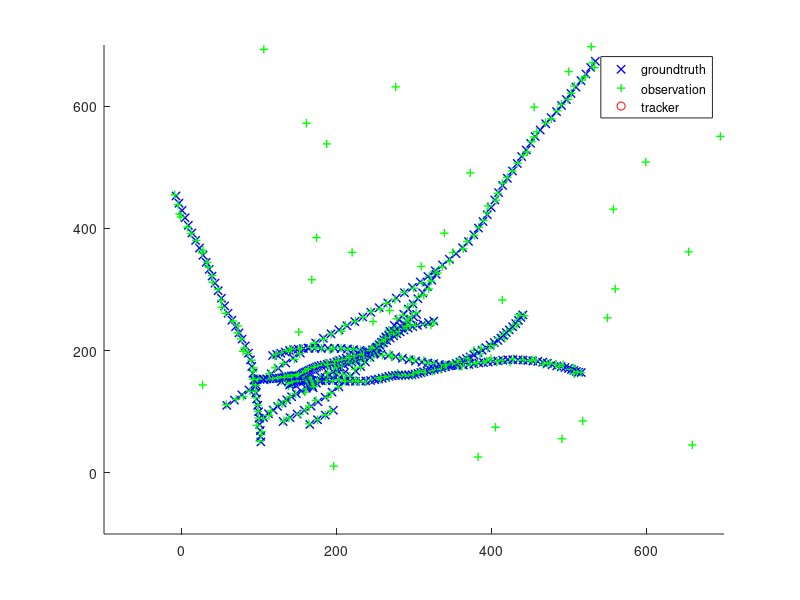

Write MATLAB code to recreate this figure.
% Lab 4  :  Particle Filter (MULTI SESNSOR FUSION AND TRACKING )
% Author :  Wajahat Akhtar, Yu Liu and Omair Khalid

close all;
clear all; 

%% param definition
num_target =10; 
timestep = 60; 
x0 = [200, 10, 200, 10]'; % set range for state vector ([x, x_speed, y, y_speed])
x0_fa = [800, 800]'; % set false alarm x and y range
x_false_alarm_all = []; 

x0_all = []; % initialize all targets' state randomly
for i = 1:num_target
    x0_all = [x0_all, x0 .* rand(4, 1)];
end

sigma_Q = 0.5;
sigma_R = 2;

delta_t = 1;
% motion model (markov kernel)
F = [1, delta_t, 0, 0;
    0, 1, 0, 0;
    0, 0, 1, delta_t;
    0, 0, 0, 1];

q1 = [(delta_t^4) / 4, (delta_t^3) / 2; (delta_t^3) / 2, delta_t^2];
q2 = [0, 0; 0, 0];
% motion uncertainty
Q = sigma_Q^2 * [q1, q2; q2, q1];

% measurement uncertainty
R = sigma_R^2 * [1, 0; 0, 1];

% map state to measurement 
H = [1, 0, 0, 0; 0, 0, 1, 0];
I = diag([1, 1, 1, 1]);

% area of the surveillance region
vol = x0(1) * x0(3);

% adjustable params for non-ideal tracking  
lambda =1; % false alarm level 
Pd = 0.98; % detection rate (% of detecting an object) 
Ps = 0.99; % survival rate (% of an object to survive in this timestep)

merge_thresh = 4; % U
max_gauss_num = num_target*1; % Jmax

% initializes gaussians mixure
num_gauss = num_target*2; % initial number of gaussian mixure
gauss = cell(num_gauss, 1);
for i = 1:num_gauss
    gauss{i}.weight = 0.5;
    gauss{i}.mean = x0 .* rand(4, 1);
    gauss{i}.cov = diag( [10, 10, 10, 10]);
end

% define new-birth gaussian mixures
num_inject_gauss = ceil(num_target*3);
inject_gauss = cell(num_inject_gauss, 1);
for i = 1:num_inject_gauss
    inject_gauss{i}.weight = 0.5;
    inject_gauss{i}.cov = diag( [10, 10, 10, 10]);
end

lose_track = []; % for checking which objects lose tracking as time goes by
%% trajectory simulator + PHD 
x_gt = cell(timestep, 1); % ground truth
z = cell(timestep, 1); % measurement/observation
figure, hold on, 
xlim([-100, 700]);
ylim([-100, 700]);

% writerObj = VideoWriter('phd6.avi');
% writerObj.FrameRate = 2; 
% open(writerObj);
% main control loop!
for k = 1:timestep
    % data simulation
    num_fase_alarm = poissrnd(lambda); % every timestep, differnt number of false alarm
    x_gt_tem = [];
    z_tem = [];
    
    for j = 1: num_target % each target object follows its own trajectory (groudtruth) and are observed (measurement) accordingly
        if rand < Ps % target survives in this timestep
            x_gt_tem = [x_gt_tem, mvnrnd(F * x0_all(:, j), Q)']; % motion model
        else
            % target dies (equvalent to setting its positions ridiculously high, which is outside the surveillance region)
            x_gt_tem = [x_gt_tem, [-1000; 0; -1000; 0]]; 
            lose_track = [lose_track, j];
            lose_track = unique(lose_track);
            
            % max number of gaussian (tracker) is reduced due to permanent
            % loss of target
            max_gauss_num = num_target -size(lose_track, 2);
        end
        
        % measurement of this target is obtained 
        if rand < Pd
            z_tem = [z_tem, mvnrnd(H * x_gt_tem(:,j), R)']; % meas model; 
        end
    end
    
    % add false alarm into the measurement cell
    x_gt{k} = x_gt_tem;
    z{k} = z_tem;
    x0_all = x_gt{k};
    
    for p = 1:num_fase_alarm
        x_false_alarm_all = [x_false_alarm_all, x0_fa .* rand(2, 1)]; % randomly positioned false alarm % fa = false alarm range
    end
    z{k} = [z{k}, x_false_alarm_all]; % each measurement can track actual object and/or false alarm

    plot (x_gt{k}(1,:), x_gt{k}(3,:), 'bx', 'LineWidth',1); pause(0.05)
    
    % the "if" statement is added becasue sometime at a timestep, there
    % exists no actual measurement nor false alarm (empty cell leads to error)
    if ~isempty(z{k})
        h2 = plot (z{k}(1,:), z{k}(2,:), 'g+', 'LineWidth',1); pause(0.05) % need to watch out when no measurement is obtained
    end
%     set(h2,'Visible','off');

    x_false_alarm_all = [];
  
    % PHD prediction for each already-existing gaussian component
    for j = 1:num_gauss
        gauss{j}.mean = F* gauss{j}.mean; % motion model
        gauss{j}.cov = F*gauss{j}.cov*F' + Q; % measurement model cov
        gauss{j}.weight = Ps * gauss{j}.weight;
    end
   
    % inject new-birth gaussians
    for inj = 1:num_inject_gauss
        inject_gauss{inj}.mean = x0 .* rand(4, 1);
    end
    % as time goes by, increase the range where new-birth gaussians can be spawned as the
    % objects move around 
    x0 = [x0(1)*1.05; x0(2); x0(3)*1.05; x0(4)];
    
    num_gauss = num_gauss + num_inject_gauss;
    gauss = [gauss; inject_gauss]; % concatenate existing and birth gaussians
    
    % construct PHD update components
    for j = 1: num_gauss
        gauss{j}.Hm = H*gauss{j}.mean;
        gauss{j}.sd = R + H*gauss{j}.cov*H';
        gauss{j}.kalmen = gauss{j}.cov * H' * (gauss{j}.sd)^-1;
        gauss{j}.weight_record = gauss{j}.weight; 
        gauss{j}.update_cov = (I - gauss{j}.kalmen * H) * gauss{j}.cov; % store variable for later use
        gauss{j}.cov_record = gauss{j}.cov;
        gauss{j}.mean_record = gauss{j}.mean;
    end
    
    % PHD update (in the case where no target has been detected)
    for j = 1: num_gauss
        gauss{j}.weight = (1-Pd) * gauss{j}.weight_record;
        gauss{j}.cov = gauss{j}.cov_record;
        gauss{j}.mean = gauss{j}.mean_record;
    end
    
    % more gaussian generated per measurement
    for jz = 1:size(z{k}, 2)
        weight_sum = 0;
        for j = 1: num_gauss
            % new gaussians
            gauss{jz*num_gauss + j}.weight = gauss{j}.weight_record * Pd * mvnpdf(z{k}(:,jz), gauss{j}.Hm, gauss{j}.sd); % dont forget * wk-1
            weight_sum = weight_sum + gauss{jz*num_gauss + j}.weight;
            gauss{jz*num_gauss + j}.mean = gauss{j}.mean_record + gauss{j}.kalmen * (z{k}(:,jz) - gauss{j}.Hm);
            gauss{jz*num_gauss + j}.cov = gauss{j}.update_cov;
        end
        for j = 1:num_gauss
            gauss{jz*num_gauss + j}.weight = gauss{jz*num_gauss + j}.weight / (lambda / vol + weight_sum);
        end
    end
    num_gauss = size(gauss, 1);
    
    % pruning to remove low-weight gaussians and merge gaussians that are
    % close together
    
    % delete gaussians with low weight
    low_weight_list = [];
    for j = 1:num_gauss
        gauss{j}.weight
        if gauss{j}.weight <= 10^-4 || isnan(gauss{j}.weight) % remove gaussian weight below 10^-4
            low_weight_list = [low_weight_list; j];
            gauss{j} = [];
        end
    end
    gauss = gauss(~cellfun('isempty',gauss)); 
    num_gauss = size(gauss, 1);
    
    % merge gaussians close to each other
    gauss_merge = {};
    while num_gauss ~= 0
        gauss_weights = [];
        for j = 1:num_gauss
            gauss_weights = [gauss_weights; gauss{j}.weight];
        end
        [~, max_ind] = max(gauss_weights);
        important_mean = gauss{max_ind}.mean;
        merge_list = [];
        
        merge_weight_total = 0;
        % find close gaussians
        for j = 1:num_gauss
            mean_dist = (gauss{j}.mean -important_mean)' * (gauss{j}.cov)^-1 * (gauss{j}.mean -important_mean);
            if mean_dist <= merge_thresh
                merge_list = [merge_list; j];
                merge_weight_total = merge_weight_total + gauss{j}.weight;
            end
        end
        
        % calculate merged weight, mean and cov
        merge_mean_sum = 0;
        for j = 1:size(merge_list, 1)
             merge_mean_sum = merge_mean_sum + gauss{merge_list(j)}.mean * gauss{merge_list(j)}.weight;
        end
        merge_mean = merge_mean_sum / merge_weight_total;
        
        merge_cov_sum = 0;
        for j = 1:size(merge_list, 1)
             mean_diff = merge_mean - gauss{merge_list(j)}.mean;
             merge_cov_sum = merge_cov_sum + gauss{merge_list(j)}.weight * (gauss{merge_list(j)}.cov + mean_diff * mean_diff');
             gauss{merge_list(j)} = [];
        end
        merge_cov = merge_cov_sum / merge_weight_total;
        
        merged_gauss = struct('weight',merge_weight_total, 'mean', merge_mean, 'cov', merge_cov);
        gauss_merge = [gauss_merge; merged_gauss];
        gauss = gauss(~cellfun('isempty',gauss)); 
%         disp('number of gauss left');
        num_gauss = num_gauss - size(merge_list, 1);
    end
    
    gauss = gauss_merge;
    
    disp('after pruning and merging:')
    num_gauss = size(gauss, 1)
    % final pruning, by only keeping the largest-weight N number of
    % gaussians
    gauss_weights = [];
    final_gauss = {};
    if num_gauss > max_gauss_num
        for j = 1:num_gauss
            gauss_weights = [gauss_weights; gauss{j}.weight];
        end
        [~, max_ind] = sort(gauss_weights, 'descend');
        for j = 1: max_gauss_num
            final_gauss = [final_gauss; gauss{max_ind(j)}];
        end
    end
    gauss = final_gauss;
    disp('after choosing the highest weight gaussian:')
    num_gauss = size(gauss, 1)
    
    timer = 10;
    x = []; % to store all remaining gaussians' x component (display purpose)
    y = []; % to store all remaining gaussians' y component (display purpose)
    
    for j = 1:num_gauss
        x = [x; gauss{j}.mean(1)];
        y = [y; gauss{j}.mean(3)];
        
%         timer = timer -1;
%         if timer == 0
%             set(h3,'Visible','off');
%             timer = 10;
%         end
    end
    h3 = plot (x, y, 'ro'); pause(0.2)
    legend('groundtruth', 'observation', 'tracker');
%     frame = getframe(gcf);
%     writeVideo(writerObj, frame);
    set(h3,'Visible','off');
end

% close(writerObj);

